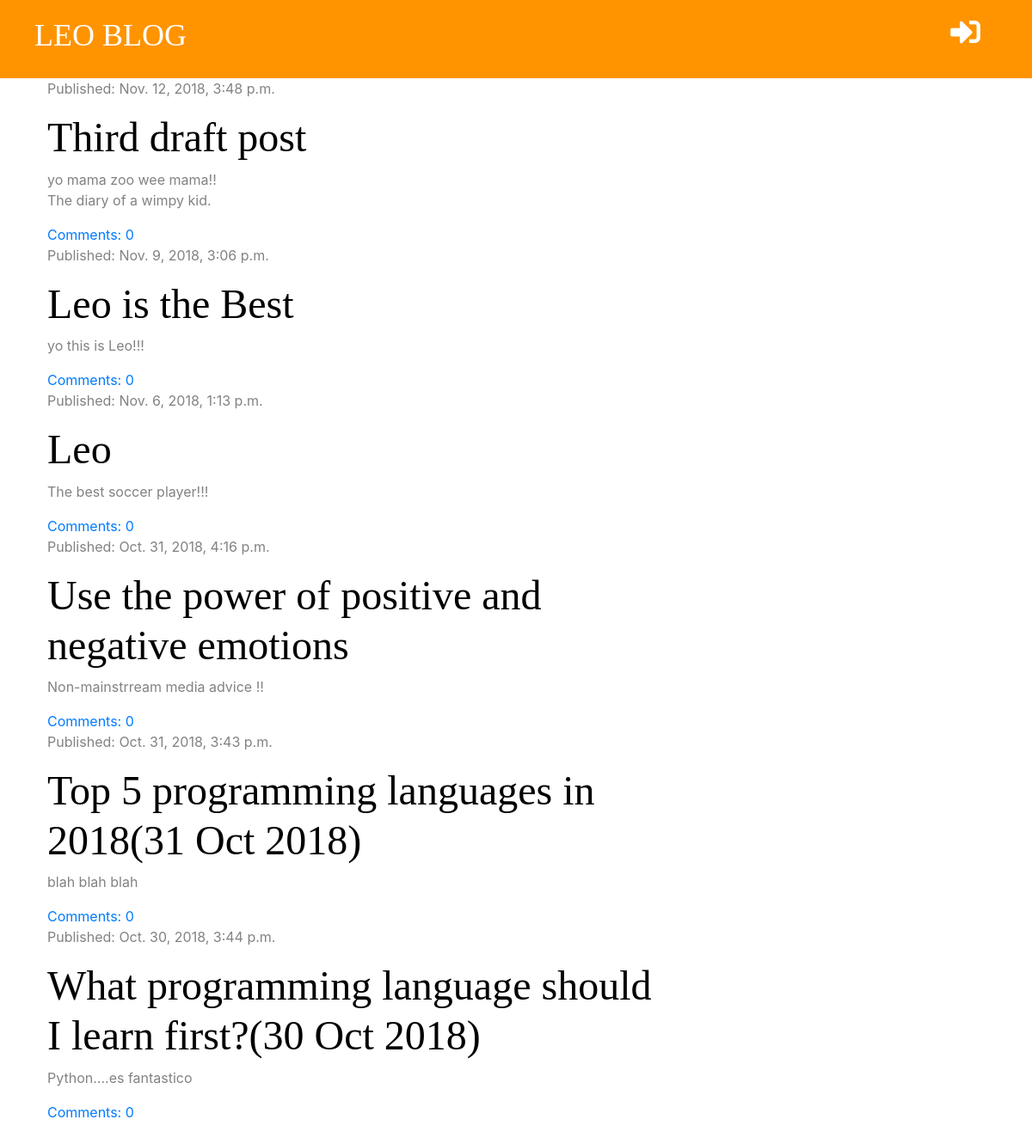
The app's page /, older data.
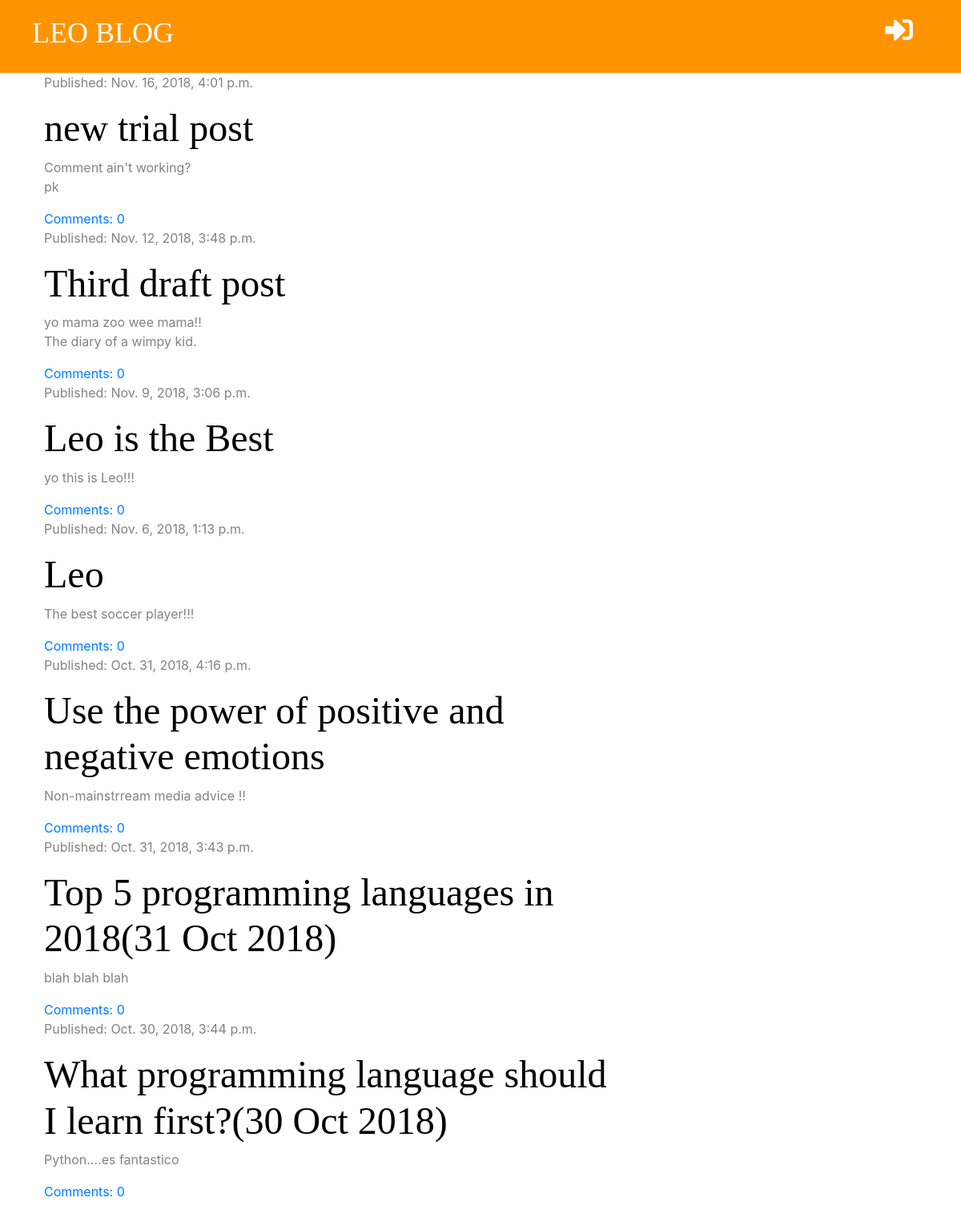
The same page, newer data.
### blog/models.py (models this page shows, shortened)
class Post(models.Model):
    author = models.ForeignKey('auth.User', on_delete=models.CASCADE)
    title = models.CharField(max_length=200)
    text = models.TextField()
    created_date = models.DateTimeField(default=timezone.now)
    published_date = models.DateTimeField(blank=True, null=True)
    def approved_comments(self):
        return self.comments.filter(approved=True)

### blog/views.py (the view)
# urls.py: path('', views.post_list, name='post_list'),
def post_list(request):
    posts = Post.objects.filter(published_date__lte=timezone.now()).order_by('-published_date')
    stuff_for_frontend = {'posts': posts}
    return render(request, 'blog/post_list.html', stuff_for_frontend)

### blog/templates/blog/post_list.html (shortened to what this page needs)
{% extends 'blog/base.html' %}
{% block content %}
    {% for post in posts %}
        <div class="post">
            <div class="date">
                <p>Published: {{ post.published_date }}</p>
            <div/>
            <h1><a href="{% url 'post_detail' pk=post.pk %}">{{ post.title }}</a></h1>
            <p>{{ post.text|truncatechars:50|linebreaksbr }}</p>
            <a href="{% url 'post_detail' pk=post.pk %}">Comments: {{ post.approved_comments.count }}</a>
        </div>
    {% endfor %}
{% endblock %}

Row changes from the older to the newer data that the page shows:
added Post: published_date "Nov. 16, 2018, 4:01 p.m.", title "new trial post", text "Comment ain't working? pk", approved_comments.count "0"
